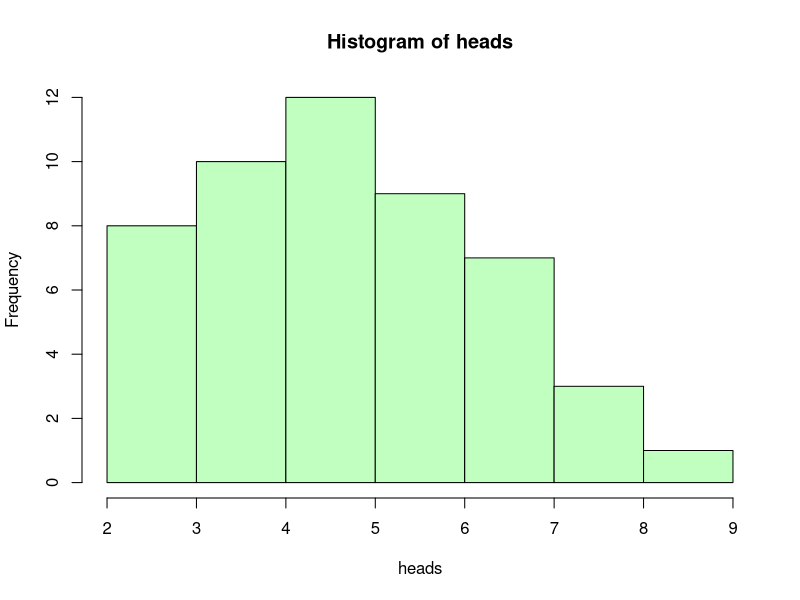
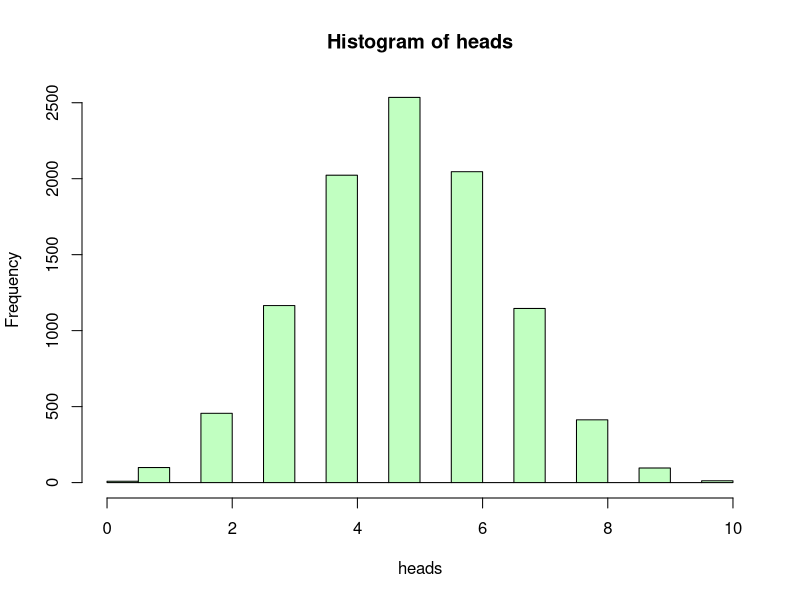

The R script that drew these images, in order:
## ---- chunk 1
set.seed(123)

#simulate 50 10-trial coin flips with pr(heads) = 0.5
heads <- rbinom(n = 50, size = 10, prob = 0.5)
heads
table(heads)
hist(heads, col = "darkseagreen1")

#simulate 10,000 10-trial coin flips with pr(heads) = 0.5
heads <- rbinom(n = 10000, size = 10, prob = 0.5)
heads
table(heads)
hist(heads, col = "darkseagreen1")
## ---- chunk 2
p <- 0.25 #per trial success probability
trials <- 10 #trials
samples <- 50

y <- rbinom(samples, trials, p) #binomial random variables
y.prop <- y/trials #raw proportions
y.mat <- cbind(success = y, failure = trials-y) #cbind(success, failures)

library(boot)

#proportion approach (y.prop)
prop <- glm(y.prop ~ 1, family = binomial)
summary(prop)$coefficients

inv.logit(summary(prop)$coefficients[1])

#success/failure approach (y.mat)
mat <- glm(y.mat ~ 1, family = binomial)
summary(mat)$coefficients

inv.logit(summary(mat)$coefficients[1])
